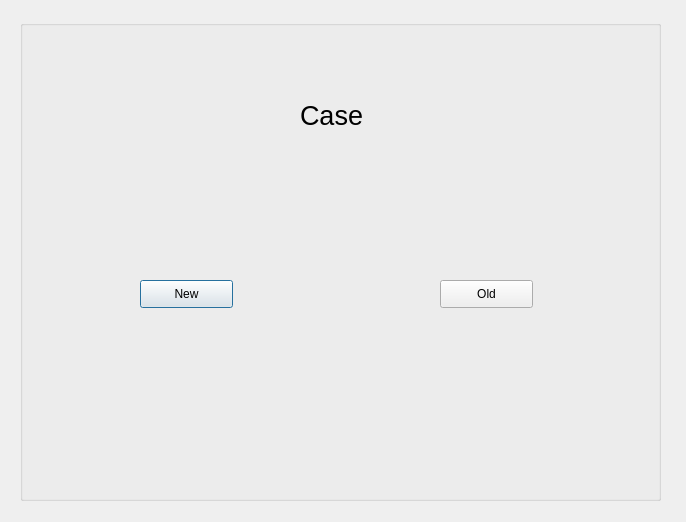
<?xml version="1.0" encoding="UTF-8"?>
<ui version="4.0">
 <class>Dialog</class>
 <widget class="QDialog" name="Dialog">
  <property name="geometry">
   <rect>
    <x>0</x>
    <y>0</y>
    <width>686</width>
    <height>522</height>
   </rect>
  </property>
  <property name="sizePolicy">
   <sizepolicy hsizetype="Maximum" vsizetype="Maximum">
    <horstretch>0</horstretch>
    <verstretch>0</verstretch>
   </sizepolicy>
  </property>
  <property name="windowTitle">
   <string>Case</string>
  </property>
  <widget class="QGroupBox" name="groupBox">
   <property name="geometry">
    <rect>
     <x>20</x>
     <y>20</y>
     <width>641</width>
     <height>481</height>
    </rect>
   </property>
   <property name="title">
    <string/>
   </property>
   <widget class="QPushButton" name="new_case">
    <property name="geometry">
     <rect>
      <x>120</x>
      <y>260</y>
      <width>93</width>
      <height>28</height>
     </rect>
    </property>
    <property name="text">
     <string>New</string>
    </property>
   </widget>
   <widget class="QPushButton" name="old_case">
    <property name="geometry">
     <rect>
      <x>420</x>
      <y>260</y>
      <width>93</width>
      <height>28</height>
     </rect>
    </property>
    <property name="text">
     <string>Old</string>
    </property>
   </widget>
   <widget class="QLabel" name="label">
    <property name="geometry">
     <rect>
      <x>280</x>
      <y>70</y>
      <width>71</width>
      <height>51</height>
     </rect>
    </property>
    <property name="font">
     <font>
      <pointsize>20</pointsize>
     </font>
    </property>
    <property name="text">
     <string>Case</string>
    </property>
   </widget>
  </widget>
 </widget>
 <resources/>
 <connections/>
</ui>
